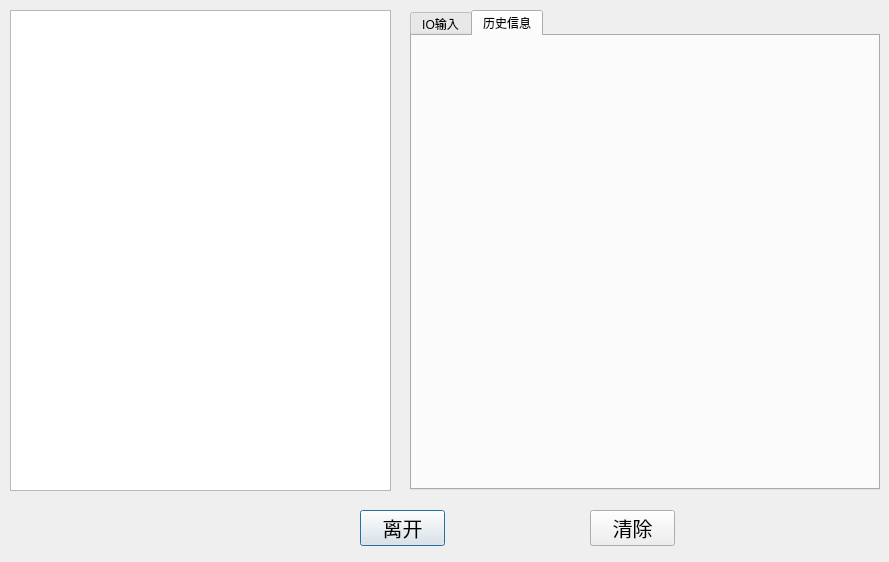
<?xml version="1.0" encoding="UTF-8"?>
<ui version="4.0">
 <class>DlgSystemcheck</class>
 <widget class="QDialog" name="DlgSystemcheck">
  <property name="geometry">
   <rect>
    <x>0</x>
    <y>0</y>
    <width>889</width>
    <height>562</height>
   </rect>
  </property>
  <property name="windowTitle">
   <string>维护检测</string>
  </property>
  <property name="windowIcon">
   <iconset resource="../res.qrc">
    <normaloff>:/images/image/logo.png</normaloff>:/images/image/logo.png</iconset>
  </property>
  <widget class="QPushButton" name="btn_exit">
   <property name="geometry">
    <rect>
     <x>360</x>
     <y>510</y>
     <width>85</width>
     <height>36</height>
    </rect>
   </property>
   <property name="font">
    <font>
     <pointsize>15</pointsize>
    </font>
   </property>
   <property name="text">
    <string>离开</string>
   </property>
  </widget>
  <widget class="QTabWidget" name="tabWidget_syscheck">
   <property name="geometry">
    <rect>
     <x>410</x>
     <y>10</y>
     <width>470</width>
     <height>480</height>
    </rect>
   </property>
   <property name="currentIndex">
    <number>1</number>
   </property>
   <widget class="QWidget" name="tab_io">
    <attribute name="title">
     <string>IO输入</string>
    </attribute>
   </widget>
   <widget class="QWidget" name="tab_history">
    <attribute name="title">
     <string>历史信息</string>
    </attribute>
   </widget>
  </widget>
  <widget class="QPushButton" name="btn_clear">
   <property name="geometry">
    <rect>
     <x>590</x>
     <y>510</y>
     <width>85</width>
     <height>36</height>
    </rect>
   </property>
   <property name="font">
    <font>
     <pointsize>15</pointsize>
    </font>
   </property>
   <property name="text">
    <string>清除</string>
   </property>
  </widget>
  <widget class="QTableWidget" name="tableWidget">
   <property name="geometry">
    <rect>
     <x>10</x>
     <y>10</y>
     <width>381</width>
     <height>481</height>
    </rect>
   </property>
   <property name="rowCount">
    <number>0</number>
   </property>
   <property name="columnCount">
    <number>0</number>
   </property>
  </widget>
 </widget>
 <resources>
  <include location="../res.qrc"/>
 </resources>
 <connections/>
</ui>
